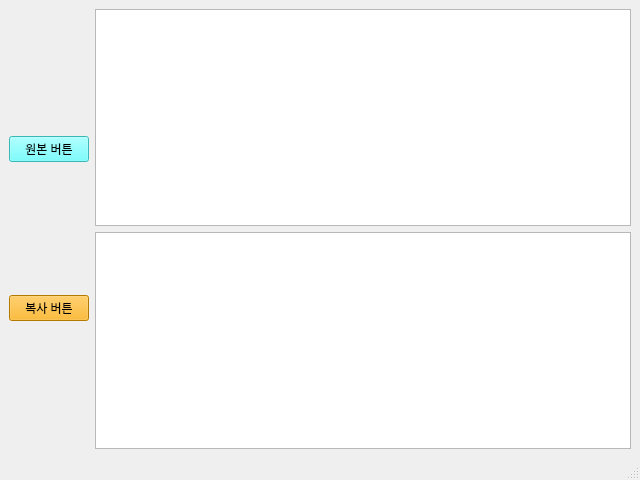
<?xml version="1.0" encoding="UTF-8"?>
<ui version="4.0">
 <class>MainWindow</class>
 <widget class="QMainWindow" name="MainWindow">
  <property name="geometry">
   <rect>
    <x>0</x>
    <y>0</y>
    <width>640</width>
    <height>480</height>
   </rect>
  </property>
  <property name="windowTitle">
   <string>MainWindow</string>
  </property>
  <widget class="QWidget" name="centralwidget">
   <layout class="QHBoxLayout" name="horizontalLayout_2">
    <item>
     <layout class="QHBoxLayout" name="horizontalLayout"/>
    </item>
    <item>
     <layout class="QVBoxLayout" name="verticalLayout">
      <item>
       <widget class="QPushButton" name="orig_pushButton">
        <property name="styleSheet">
         <string notr="true">background-color: rgb(85, 255, 255);</string>
        </property>
        <property name="text">
         <string>원본 버튼</string>
        </property>
       </widget>
      </item>
      <item>
       <widget class="QPushButton" name="dest_pushButton">
        <property name="styleSheet">
         <string notr="true">background-color: rgb(255, 170, 0);</string>
        </property>
        <property name="text">
         <string>복사 버튼</string>
        </property>
       </widget>
      </item>
     </layout>
    </item>
    <item>
     <layout class="QVBoxLayout" name="verticalLayout_2">
      <item>
       <widget class="QTextEdit" name="textEdit"/>
      </item>
      <item>
       <widget class="QTextEdit" name="textEdit_2"/>
      </item>
     </layout>
    </item>
   </layout>
  </widget>
  <widget class="QMenuBar" name="menubar">
   <property name="geometry">
    <rect>
     <x>0</x>
     <y>0</y>
     <width>640</width>
     <height>22</height>
    </rect>
   </property>
  </widget>
  <widget class="QStatusBar" name="statusbar"/>
 </widget>
 <resources/>
 <connections/>
</ui>
